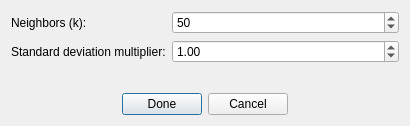
<?xml version="1.0" encoding="UTF-8"?>
<ui version="4.0">
 <class>RemoveOutliersDialog</class>
 <widget class="QDialog" name="RemoveOutliersDialog">
  <property name="geometry">
   <rect>
    <x>0</x>
    <y>0</y>
    <width>410</width>
    <height>126</height>
   </rect>
  </property>
  <property name="windowTitle">
   <string>Remove Outliers</string>
  </property>
  <property name="modal">
   <bool>true</bool>
  </property>
  <layout class="QVBoxLayout" name="verticalLayout">
   <item>
    <layout class="QFormLayout" name="parameters_layout">
     <property name="fieldGrowthPolicy">
      <enum>QFormLayout::AllNonFixedFieldsGrow</enum>
     </property>
     <item row="0" column="0">
      <widget class="QLabel" name="mean_k_label">
       <property name="text">
        <string>Neighbors (k):</string>
       </property>
      </widget>
     </item>
     <item row="0" column="1">
      <widget class="QSpinBox" name="mean_k_spin">
       <property name="toolTip">
        <string>Number of nearest neighbors used to calculate the mean distance</string>
       </property>
       <property name="minimum">
        <number>1</number>
       </property>
       <property name="maximum">
        <number>1000000</number>
       </property>
       <property name="value">
        <number>50</number>
       </property>
      </widget>
     </item>
     <item row="1" column="0">
      <widget class="QLabel" name="stddev_mult_label">
       <property name="text">
        <string>Standard deviation multiplier:</string>
       </property>
      </widget>
     </item>
     <item row="1" column="1">
      <widget class="QDoubleSpinBox" name="stddev_mult_spin">
       <property name="toolTip">
        <string>Points beyond mean distance plus this many standard deviations are removed</string>
       </property>
       <property name="decimals">
        <number>2</number>
       </property>
       <property name="minimum">
        <double>0.000000000000000</double>
       </property>
       <property name="maximum">
        <double>100.000000000000000</double>
       </property>
       <property name="singleStep">
        <double>0.100000000000000</double>
       </property>
       <property name="value">
        <double>1.000000000000000</double>
       </property>
      </widget>
     </item>
    </layout>
   </item>
   <item>
    <spacer name="vertical_spacer">
     <property name="orientation">
      <enum>Qt::Vertical</enum>
     </property>
     <property name="sizeHint" stdset="0">
      <size>
       <width>20</width>
       <height>20</height>
      </size>
     </property>
    </spacer>
   </item>
   <item>
    <layout class="QHBoxLayout" name="button_layout">
     <item>
      <spacer name="button_spacer">
       <property name="orientation">
        <enum>Qt::Horizontal</enum>
       </property>
       <property name="sizeHint" stdset="0">
        <size>
         <width>40</width>
         <height>20</height>
        </size>
       </property>
      </spacer>
     </item>
     <item>
      <widget class="QPushButton" name="done_button">
       <property name="text">
        <string>Done</string>
       </property>
       <property name="default">
        <bool>true</bool>
       </property>
      </widget>
     </item>
     <item>
      <widget class="QPushButton" name="cancel_button">
       <property name="text">
        <string>Cancel</string>
       </property>
      </widget>
     </item>
     <item>
      <spacer name="horizontalSpacer">
       <property name="orientation">
        <enum>Qt::Horizontal</enum>
       </property>
       <property name="sizeHint" stdset="0">
        <size>
         <width>40</width>
         <height>20</height>
        </size>
       </property>
      </spacer>
     </item>
    </layout>
   </item>
  </layout>
 </widget>
 <resources/>
 <connections/>
</ui>
